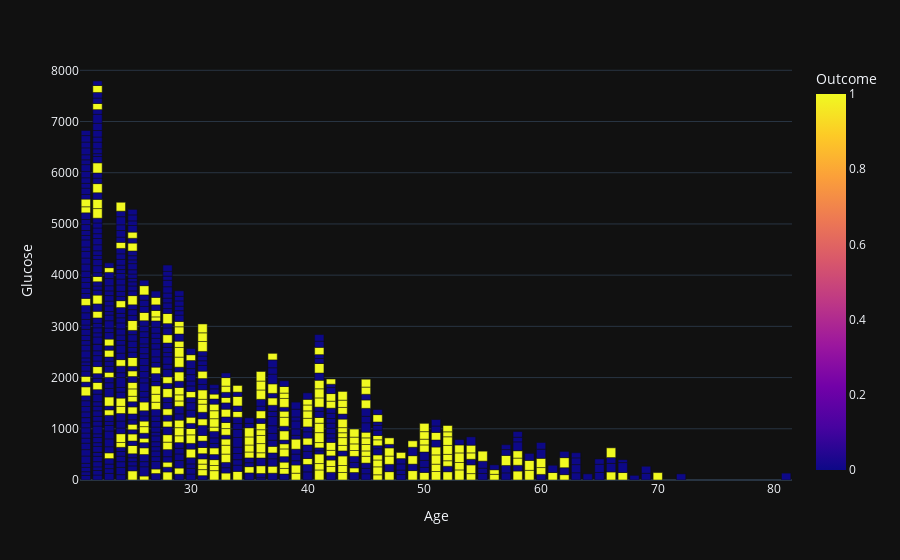

Source (notebook cell):
### Code cell
fig = px.bar(data_diabetes ,x="Age",y="Glucose",color="Outcome",template="plotly_dark")
fig.show()

### Figure 1 — Plotly figure (JSON) as saved in the notebook; plotly's stock layout.template omitted (floating-point values rounded to 4 significant figures; data arrays with more than 128 entries replaced by an {"elided": "..."} marker saying what was removed)
{"data": [{"alignmentgroup": "True", "hovertemplate": "Age=%{x}<br>Glucose=%{y}<br>Outcome=%{marker.color}<extra></extra>", "legendgroup": "", "marker": {"color": {"elided": "768 int values"}, "coloraxis": "coloraxis", "pattern": {"shape": ""}}, "name": "", "offsetgroup": "", "orientation": "v", "showlegend": false, "textposition": "auto", "type": "bar", "x": {"elided": "768 int values"}, "xaxis": "x", "y": {"elided": "768 int values"}, "yaxis": "y"}], "layout": {"barmode": "relative", "coloraxis": {"colorbar": {"title": {"text": "Outcome"}}, "colorscale": [[0, "#0d0887"], [0.1111, "#46039f"], [0.2222, "#7201a8"], [0.3333, "#9c179e"], [0.4444, "#bd3786"], [0.5556, "#d8576b"], [0.6667, "#ed7953"], [0.7778, "#fb9f3a"], [0.8889, "#fdca26"], [1, "#f0f921"]]}, "legend": {"tracegroupgap": 0}, "margin": {"t": 60}, "xaxis": {"anchor": "y", "domain": [0, 1], "title": {"text": "Age"}}, "yaxis": {"anchor": "x", "domain": [0, 1], "title": {"text": "Glucose"}}}}
